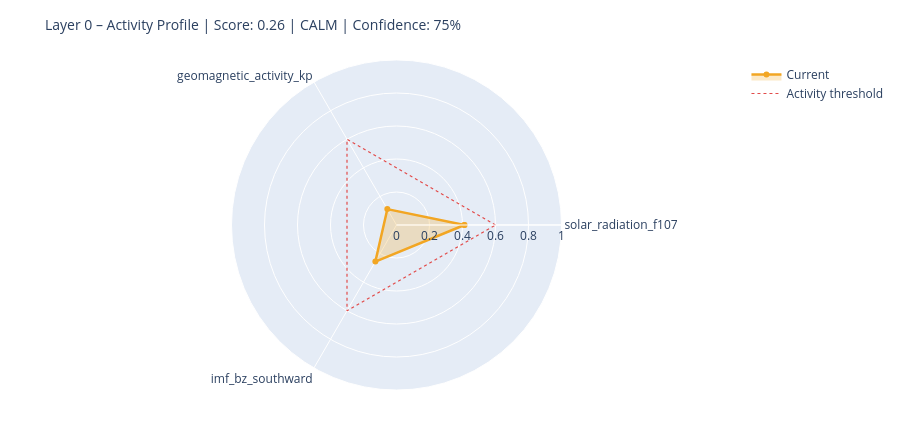

Notebook code cell kept with this figure:
### Markdown cell above
---
## 6. State Assessment & Handoff to Layer 1

### Code cell
# ============================================================
# STEP 1 – Collect raw values with source modes
# Mode: 'primary' | 'fallback_3h' | 'last_valid' | 'missing'
# ============================================================

def safe_last(df, col):
    if df is None or col not in df.columns: return None
    s = df[col].dropna()
    return float(s.iloc[-1]) if not s.empty else None

f107_now = safe_last(df_f107, 'f10.7')
bz_now   = safe_last(df_mag,  'bz_gsm')
kp_now   = safe_last(df_kp,   'kp')
sw_now   = safe_last(df_sw,   'speed')

source_modes = {
    'F10.7':    'primary'  if f107_now is not None else 'missing',
    'Kp':       'primary'  if kp_now   is not None else 'missing',
    'IMF_Bz':   'primary'  if bz_now   is not None else 'missing',
    'SW_speed': 'primary'  if sw_now   is not None else 'missing',
}

# Kp Fallback – 3h endpoint
if kp_now is None:
    try:
        r = requests.get(
            'https://services.swpc.noaa.gov/json/noaa-planetary-k-index.json',
            timeout=10)
        r.raise_for_status()
        fb = pd.DataFrame(r.json())
        tc = next((c for c in fb.columns if 'time' in c.lower()), fb.columns[0])
        kc = next((c for c in fb.columns if 'kp' in c.lower() and c != tc), None)
        if kc:
            fb[kc] = fb[kc].astype(str).str.extract(r'([0-9]+(?:\.[0-9]*)?)')[0]
            fb[kc] = pd.to_numeric(fb[kc], errors='coerce')
            fb = fb[fb[kc] >= 0].dropna(subset=[kc])
            if not fb.empty:
                kp_now = float(fb[kc].iloc[-1])
                source_modes['Kp'] = 'fallback_3h'
                print(f'  Kp fallback (3h): {kp_now:.1f}')
    except Exception as e:
        print(f'  Kp fallback failed: {e}')

# Solar Wind Fallback – last valid value
if sw_now is None and df_sw is not None and 'speed' in df_sw.columns:
    s = df_sw['speed'].dropna()
    if not s.empty:
        sw_now = float(s.iloc[-1])
        source_modes['SW_speed'] = 'last_valid'
        print(f'  SW fallback (last_valid): {sw_now:.0f} km/s')

print()
print('Source modes:', source_modes)

# ============================================================
# STEP 2 – Score from available components only
# ============================================================

def norm(v, lo, hi):
    if v is None: return None
    return max(0.0, min(1.0, (v - lo) / (hi - lo)))

COMPONENTS = {
    'solar_radiation_f107':    (f107_now, norm(f107_now, 60, 250)),
    'geomagnetic_activity_kp': (kp_now,   norm(kp_now,   0,   9)),
    'imf_bz_southward':        (bz_now,   norm(-(bz_now or 0) if bz_now else None, -5, 30)
                                           if bz_now is not None else None),
    'solar_wind_speed':        (sw_now,   norm(sw_now, 300, 800)),
}

available   = {k: v[1] for k, v in COMPONENTS.items() if v[1] is not None}
unavailable = [k for k, v in COMPONENTS.items() if v[1] is None]

layer0_score = round(sum(available.values()) / len(available), 4) if available else None
confidence   = round(len(available) / len(COMPONENTS), 2)

level = ('unknown'  if layer0_score is None
         else 'calm'     if layer0_score < 0.3
         else 'moderate' if layer0_score < 0.6
         else 'active')

# ============================================================
# STEP 3 – Dominant Driver
# ============================================================

def dominant_driver(kp, f107, bz, sw):
    candidates = []
    if kp   is not None and kp   >= 4:   candidates.append(('geomagnetic',    kp / 9))
    if sw   is not None and sw   >= 500:  candidates.append(('solar_wind',     sw / 800))
    if bz   is not None and bz   <= -5:   candidates.append(('imf_southward',  abs(bz) / 30))
    if f107 is not None and f107 >= 150:  candidates.append(('solar_radiation',f107 / 250))
    return max(candidates, key=lambda x: x[1])[0] if candidates else 'none'

driver = dominant_driver(kp_now, f107_now, bz_now, sw_now)

# ============================================================
# STEP 4 – Downstream expectations
# ============================================================

def downstream_expectation(driver, score, kp, bz, f107):
    exp = {
        'magnetosphere':        'calm',
        'ionosphere':           'calm',
        'schumann_resonance':   'unchanged',
        'lithosphere_currents': 'low',
    }
    if driver == 'geomagnetic' or (kp and kp >= 5):
        exp['magnetosphere']        = 'compressed / storm'
        exp['ionosphere']           = 'elevated disturbance (TEC variability)'
        exp['schumann_resonance']   = 'elevated amplitude possible'
        exp['lithosphere_currents'] = 'elevated induction currents'
    elif driver == 'imf_southward' or (bz and bz <= -5):
        exp['magnetosphere']        = 'energy coupling active'
        exp['ionosphere']           = 'elevated electron density possible'
        exp['schumann_resonance']   = 'slight modulation possible'
    elif driver == 'solar_radiation' or (f107 and f107 >= 150):
        exp['ionosphere']           = 'elevated ionization (F-layer)'
        exp['schumann_resonance']   = 'slightly elevated background activity'
    return exp

downstream = downstream_expectation(driver, layer0_score, kp_now, bz_now, f107_now)

# ============================================================
# CONSOLE OUTPUT
# ============================================================

W = 58
print('=' * W)
print('LAYER 0 – STATE ASSESSMENT')
print('=' * W)
for name, (raw_v, score_v) in COMPONENTS.items():
    if score_v is not None:
        bar = '█' * int(score_v * 20) + '░' * (20 - int(score_v * 20))
        print(f'  {name:<35}  {bar}  {score_v:.2f}')
    else:
        print(f'  {name:<35}  {"─" * 20}  n/a')
print('-' * W)
print(f'  Score ({len(available)}/{len(COMPONENTS)} components):  {layer0_score:.3f}')
print(f'  Confidence:         {confidence:.0%}')
print(f'  Level:              {level.upper()}')
print(f'  Dominant Driver:    {driver}')

# Radar chart
cats = list(available.keys())
vals = list(available.values())
if len(cats) >= 3:
    fig = go.Figure()
    fig.add_trace(go.Scatterpolar(
        r=vals + [vals[0]], theta=cats + [cats[0]],
        fill='toself', fillcolor='rgba(242,166,35,0.25)',
        line=dict(color='#F2A623', width=2.5), name='Current'
    ))
    fig.add_trace(go.Scatterpolar(
        r=[0.6] * (len(cats) + 1), theta=cats + [cats[0]],
        line=dict(color='#E24B4A', dash='dot', width=1.2),
        mode='lines', name='Activity threshold'
    ))
    fig.update_layout(
        title=dict(text=f'Layer 0 – Activity Profile | Score: {layer0_score:.2f} | {level.upper()} | Confidence: {confidence:.0%}',
                   font=dict(size=14)),
        polar=dict(radialaxis=dict(visible=True, range=[0, 1])),
        height=430, showlegend=True,
        margin=dict(l=60, r=60, t=60, b=40)
    )
    fig.show()

### Figure 1 — Plotly figure (JSON) as saved in the notebook; plotly's stock layout.template omitted (floating-point values rounded to 4 significant figures)
{"data": [{"fill": "toself", "fillcolor": "rgba(242,166,35,0.25)", "line": {"color": "#F2A623", "width": 2.5}, "name": "Current", "r": [0.4116, 0.1111, 0.256, 0.4116], "theta": ["solar_radiation_f107", "geomagnetic_activity_kp", "imf_bz_southward", "solar_radiation_f107"], "type": "scatterpolar"}, {"line": {"color": "#E24B4A", "dash": "dot", "width": 1.2}, "mode": "lines", "name": "Activity threshold", "r": [0.6, 0.6, 0.6, 0.6], "theta": ["solar_radiation_f107", "geomagnetic_activity_kp", "imf_bz_southward", "solar_radiation_f107"], "type": "scatterpolar"}], "layout": {"height": 430, "margin": {"b": 40, "l": 60, "r": 60, "t": 60}, "polar": {"radialaxis": {"range": [0, 1], "visible": true}}, "showlegend": true, "title": {"font": {"size": 14}, "text": "Layer 0 – Activity Profile | Score: 0.26 | CALM | Confidence: 75%"}}}
